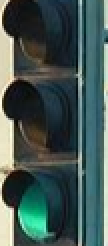
#> input picture DeteksiLampuLaluLintas/dataset_kelompok_1/testing/go/112.jpg, 54 x 123 px, given as the content of the folder dataset_kelompok_1/training/stop, which was not available (shown 2 times larger); the run also reads 1 picture not shown here
$ jupyter execute withoutProcessing.ipynb   (text cells are left out)
#> lines starting #> are read from the running program, lines starting #| are printed output that depends on the picture; pictures that were not available may be replaced by others from this repository, and a replacement may not be noted
[cell 1]
import cv2
import numpy as np
import matplotlib.pyplot as plt
import os
import random
from sklearn.model_selection import train_test_split
from sklearn.preprocessing import StandardScaler
from sklearn.neighbors import KNeighborsClassifier
from sklearn.ensemble import RandomForestClassifier
from sklearn.svm import SVC

[cell 2]
# Data Loading
def importImage(path, label):
    images = []
    file_names = os.listdir(path)
    for file_name in file_names:
        file_path = os.path.join(path, file_name)
        image = cv2.imread(file_path)
        images.append((image, label))
    return images

# Load images
imageRed = importImage("dataset_kelompok_1/training/stop", "stop")
#> in importImage, image is the input picture: shape (123, 54, 3); mean B, G, R 82.7, 86.5, 66.6
#> imageRed = 1 item
imageYellow = importImage("dataset_kelompok_1/training/ready", "ready")
#> call 2 of importImage, with path = 'dataset_kelompok_1/training/ready', label = 'ready'
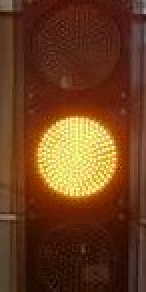
#> input picture DeteksiLampuLaluLintas/dataset_kelompok_1/testing/ready/101.jpeg, 73 x 146 px, found by its file name (shown 2 times larger)
#> in importImage, image is the input picture: shape (146, 73, 3); mean B, G, R 30.3, 61.2, 106.1
#> pass 2 of the loop in importImage, `for file_name in file_names:`:
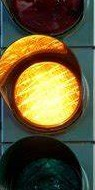
#> input picture DeteksiLampuLaluLintas/dataset_kelompok_1/testing/ready/115.jpeg, 95 x 190 px, found by its file name
#> in importImage, image is the input picture: shape (190, 95, 3); mean B, G, R 51.8, 84.9, 93.9
#> imageYellow = 2 items
imageGreen = importImage("dataset_kelompok_1/training/go", "go")
#> pass 2 of the loop in importImage, `for file_name in file_names:`:
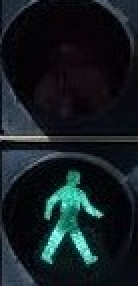
#> input picture DeteksiLampuLaluLintas/dataset_kelompok_1/testing/go/149.jpeg, 69 x 143 px, found by its file name (shown 2 times larger)
#> in importImage, image is the input picture: shape (143, 69, 3); mean B, G, R 34.1, 29.8, 20.9
#> imageGreen = 2 items

# gabung semua images
all_images = imageRed + imageYellow + imageGreen
#> all_images = 5 items

# menampilkan distribusidata dan sampel images
def displayDataDistributionAndSamples(images):
    labels = [image[1] for image in images]
    unique_labels, counts = np.unique(labels, return_counts=True)

    # distribusi data
    plt.figure(figsize=(10, 5))
    plt.bar(unique_labels, counts, color=['green', 'yellow', 'red'])
    plt.xlabel('Traffic Light Color')
    plt.ylabel('Number of Images')
    plt.title('Data Distribution')
    plt.show()

    # sampel images
    for label in unique_labels:
        sample_images = [image[0] for image in images if image[1] == label][:2]
        plt.figure(figsize=(10, 5))
        for i in range(len(sample_images)):
            plt.subplot(1, 2, i + 1)
            bgr_image = cv2.cvtColor(sample_images[i], cv2.COLOR_BGR2RGB)
            plt.imshow(bgr_image)
            plt.title(label)
        plt.show()

displayDataDistributionAndSamples(all_images)
#> in displayDataDistributionAndSamples, `labels = [image[1] for image in images]`: labels = ['stop', 'ready', 'ready', 'go', 'go']
#> in displayDataDistributionAndSamples, `unique_labels, counts = np.unique(labels, return_counts=True)`: counts = [2, 2, 1]
#> the loop in displayDataDistributionAndSamples, `for label in unique_labels:` made 3 passes
#> pass 1, in displayDataDistributionAndSamples, `plt.show()`:
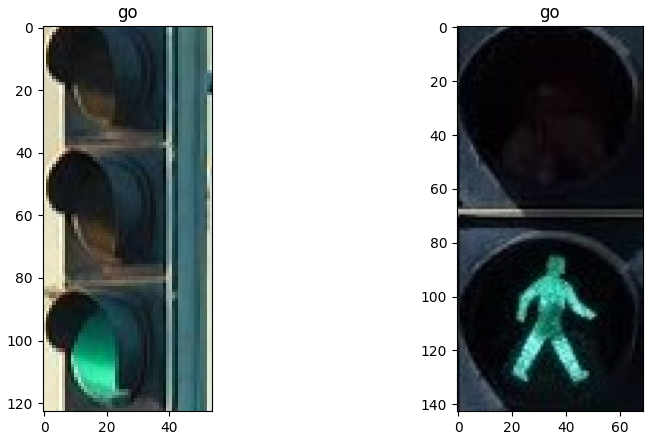
#> figure drawn by matplotlib, 2 panels

[cell 3]
# Function untuk augmentasi gambar
def augment_image(image):
    height, width = image.shape[:2]
    augmented_images = []

    # Function untuk rotasi dan flip
    def rotate_image(image, angle):
        image_center = tuple(np.array(image.shape[1::-1]) / 2)
        rot_mat = cv2.getRotationMatrix2D(image_center, angle, 1.0)
        abs_cos = abs(rot_mat[0,0])
        abs_sin = abs(rot_mat[0,1])

        bound_w = int(height * abs_sin + width * abs_cos)
        bound_h = int(height * abs_cos + width * abs_sin)

        rot_mat[0, 2] += bound_w / 2 - image_center[0]
        rot_mat[1, 2] += bound_h / 2 - image_center[1]

        rotated_img = cv2.warpAffine(image, rot_mat, (bound_w, bound_h), borderMode=cv2.BORDER_REPLICATE)

        crop_x = (bound_w - width) // 2
        crop_y = (bound_h - height) // 2
        cropped_img = rotated_img[crop_y:crop_y + height, crop_x:crop_x + width]

        return cropped_img

    # Flipping function
    def flip_image(image, flip_code):
        return cv2.flip(image, flip_code)

    # melakukan augmentasi dan menambahkan ke list
    rotated1 = rotate_image(image, 30)
    augmented_images.append(rotated1)

    rotated2 = rotate_image(image, -30)
    augmented_images.append(rotated2)

    flipped_h = flip_image(image, 1)
    augmented_images.append(flipped_h)

    flipped_v = flip_image(image, 0)
    augmented_images.append(flipped_v)

    rotated_flipped1 = flip_image(rotated1, 1)
    augmented_images.append(rotated_flipped1)

    rotated_flipped2 = flip_image(rotated2, 1)
    augmented_images.append(rotated_flipped2)

    return augmented_images

# Augmentasi data
augmented_images = []
for image, label in all_images:
    augmented_images.extend([(aug_image, label) for aug_image in augment_image(image)])
#> this loop made 5 passes
#> label on passes 1 to 5: 'stop', 'ready', 'ready', 'go', 'go'
#> pass 1, in rotate_image, `rotated_img = cv2.warpAffine(image, rot_mat, (bound_w, bound_h), borde..`:
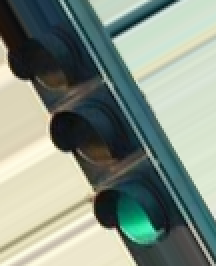
#> rotated_img: shape (133, 108, 3) (shown 2 times larger); mean B, G, R 133.4, 145.4, 132.9
#> pass 1, in rotate_image (call 2), `rotated_img = cv2.warpAffine(image, rot_mat, (bound_w, bound_h), borde..`:
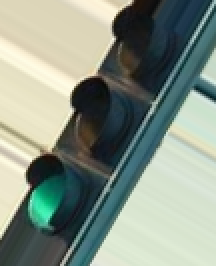
#> rotated_img: shape (133, 108, 3) (shown 2 times larger); mean B, G, R 135.2, 147.7, 135.6
#> pass 1, in rotate_image (call 2), `cropped_img = rotated_img[crop_y:crop_y + height, crop_x:crop_x + width]`:
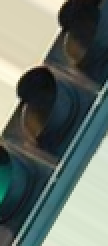
#> cropped_img: shape (123, 54, 3) (shown 2 times larger); mean B, G, R 106.2, 113.7, 102.5
#> after the loop, augmented_images = 30 items

all_images_augmented = all_images + augmented_images
#> all_images_augmented = 35 items

# menampilkan sampel augmentasi images
def displayAugmentedSamples(images):
    unique_labels = np.unique([label for _, label in images])

    for label in unique_labels:
        sample_images = [image for image, lbl in images if lbl == label][:6]
        augmented_sample_images = [image for image, lbl in augmented_images if lbl == label][:6]

        plt.figure(figsize=(15, 5))
        plt.subplot(1, 7, 1)
        plt.imshow(cv2.cvtColor(sample_images[0], cv2.COLOR_BGR2RGB))
        plt.title(f'Original {label}')
        plt.axis('off')

        for i, aug_img in enumerate(augmented_sample_images):
            plt.subplot(1, 7, i+2)
            plt.imshow(cv2.cvtColor(aug_img, cv2.COLOR_BGR2RGB))
            plt.title(f'Aug {label} {i+1}')
            plt.axis('off')

        plt.tight_layout()
        plt.show()

displayAugmentedSamples(all_images_augmented)
#> the loop in displayAugmentedSamples, `for label in unique_labels:` made 3 passes
#> pass 1, in displayAugmentedSamples, `plt.show()`:
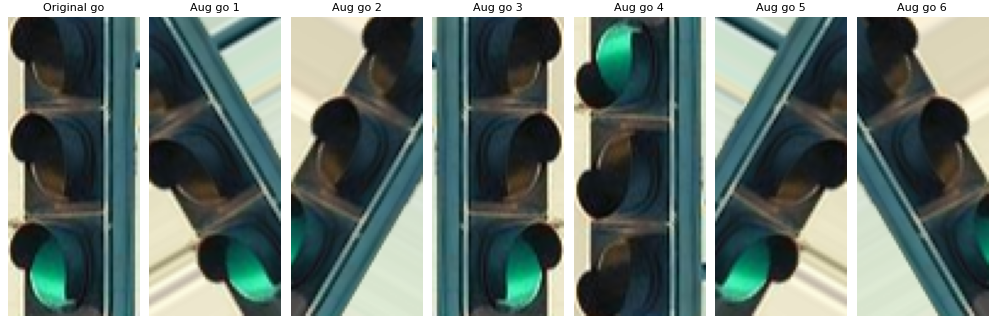
#> figure drawn by matplotlib, 7 panels
#> pass 2, in displayAugmentedSamples, `plt.show()`:
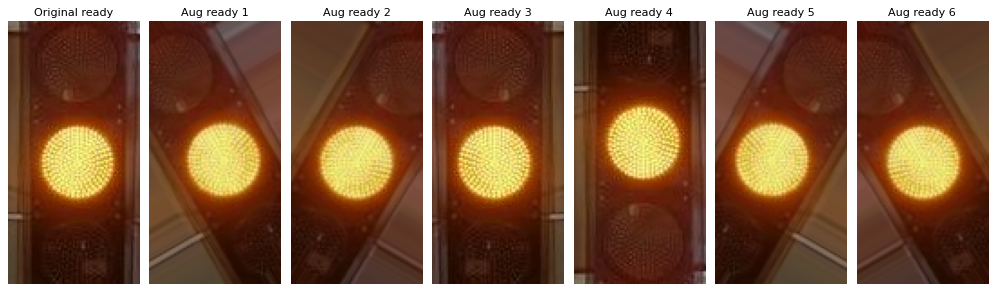
#> figure drawn by matplotlib, 7 panels
#> after the loop in displayAugmentedSamples, `for label in unique_labels:`:
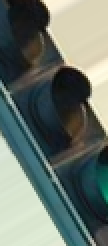
#> aug_img: shape (123, 54, 3) (shown 2 times larger); mean B, G, R 106.2, 113.7, 102.5

[cell 4]
#Function ekstraksi fitur
def extractFeatures(images):
    labels = {"stop": 0, "ready": 1, "go": 2}
    features = []
    target_labels = []

    for image, label in images:
        # Menghitung rata-rata warna
        avg_color = np.mean(image, axis=(0, 1))

        # Menghitung histogram warna
        hist_b = cv2.calcHist([image], [0], None, [256], [0, 256]).flatten()
        hist_g = cv2.calcHist([image], [1], None, [256], [0, 256]).flatten()
        hist_r = cv2.calcHist([image], [2], None, [256], [0, 256]).flatten()
        color_hist = np.concatenate((hist_b, hist_g, hist_r))

        # Menggabungkan rata-rata warna dan histogram warna
        feature_vector = np.concatenate((avg_color, color_hist))

        features.append(feature_vector)
        target_labels.append(labels[label])

    return np.array(features), np.array(target_labels)

# Menggunakan fungsi ekstraksi fitur
features, target_labels = extractFeatures(all_images_augmented)
#> the loop in extractFeatures, `for image, label in images:` made 35 passes
#> (label, avg_color) on passes 1 to 12: ('stop', [82.66, 86.49, 66.59]), ('ready', [30.34, 61.21, 106.1]), ('ready', [51.84, 84.91, 93.87]), ('go', [82.66, 86.49, 66.59]), ('go', [34.05, 29.82, 20.94]), ('stop', [107.6, 115.4, 97.36]), ('stop', [106.2, 113.7, 102.5]), ('stop', [82.66, 86.49, 66.59]), ('stop', [82.66, 86.49, 66.59]), ('stop', [107.6, 115.4, 97.36]), ('stop', [106.2, 113.7, 102.5]), ('ready', [37.27, 68.47, 112.5])
#> after the loop in extractFeatures, `for image, label in images:`: target_labels = 35 values, max 2 at index 3, min 0 at index 0, mean 1.2
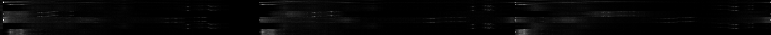
#> features: shape (35, 771) float64; min 0, max 1564, mean 40.6; drawn with min black and max white

[cell 5]
# Splitting Data
def splitData(features, target_labels):
    X_train, X_test, y_train, y_test = train_test_split(features, target_labels, test_size=0.1, random_state=42)
    return X_train, X_test, y_train, y_test

X_train, X_test, y_train, y_test = splitData(features, target_labels)
#> in splitData, `X_train, X_test, y_train, y_test = train_test_split(features, target_l..`: y_train = 31 values, max 2 at index 1, min 0 at index 4, mean 1.16; y_test = [2, 1, 2, 1]
#> y_test = [2, 1, 2, 1]

[cell 6]
# Normalization
def normalizeData(X_train, X_test):
    scaler = StandardScaler()
    X_train = scaler.fit_transform(X_train)
    X_test = scaler.transform(X_test)
    return X_train, X_test, scaler

X_train, X_test, scaler = normalizeData(X_train, X_test)
#> in normalizeData, `X_train = scaler.fit_transform(X_train)`:
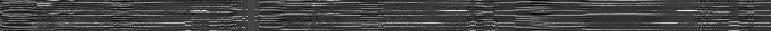
#> X_train: shape (31, 771) float64; min -2.04, max 5.44, mean 0; drawn with min black and max white
#> pass 2 of the loop in randi, `for i in range(500):`:
